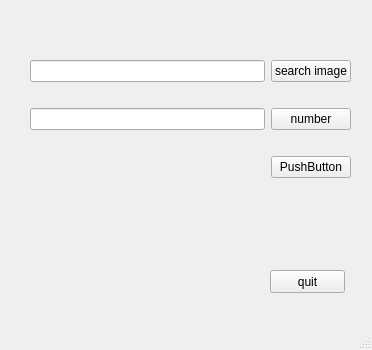
<?xml version="1.0" encoding="UTF-8"?>
<ui version="4.0">
 <class>MainWindow</class>
 <widget class="QMainWindow" name="MainWindow">
  <property name="geometry">
   <rect>
    <x>0</x>
    <y>0</y>
    <width>372</width>
    <height>350</height>
   </rect>
  </property>
  <property name="windowTitle">
   <string>MainWindow</string>
  </property>
  <widget class="QWidget" name="centralwidget">
   <widget class="QPushButton" name="pushButton_3">
    <property name="geometry">
     <rect>
      <x>270</x>
      <y>270</y>
      <width>75</width>
      <height>23</height>
     </rect>
    </property>
    <property name="text">
     <string>quit</string>
    </property>
   </widget>
   <widget class="QWidget" name="gridLayoutWidget">
    <property name="geometry">
     <rect>
      <x>30</x>
      <y>40</y>
      <width>321</width>
      <height>161</height>
     </rect>
    </property>
    <layout class="QGridLayout" name="gridLayout">
     <item row="0" column="0">
      <widget class="QLineEdit" name="lineEdit"/>
     </item>
     <item row="1" column="0">
      <widget class="QLineEdit" name="lineEdit_2"/>
     </item>
     <item row="3" column="1">
      <widget class="QPushButton" name="pushButton_4">
       <property name="text">
        <string>PushButton</string>
       </property>
      </widget>
     </item>
     <item row="0" column="1">
      <widget class="QPushButton" name="pushButton_2">
       <property name="text">
        <string>search image</string>
       </property>
      </widget>
     </item>
     <item row="1" column="1">
      <widget class="QPushButton" name="pushButton">
       <property name="text">
        <string>number</string>
       </property>
      </widget>
     </item>
    </layout>
   </widget>
  </widget>
  <widget class="QMenuBar" name="menubar">
   <property name="geometry">
    <rect>
     <x>0</x>
     <y>0</y>
     <width>372</width>
     <height>21</height>
    </rect>
   </property>
  </widget>
  <widget class="QStatusBar" name="statusbar"/>
 </widget>
 <resources/>
 <connections/>
</ui>
